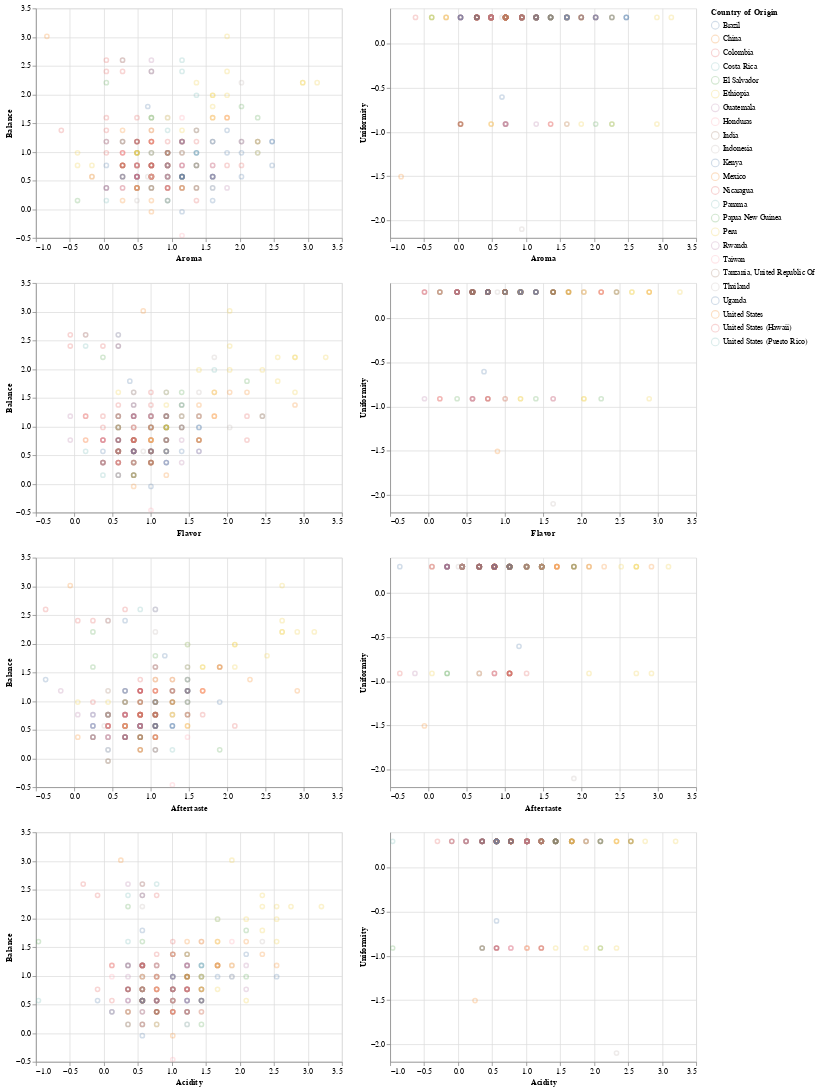

This figure's notebook cell:
### Markdown cell above
As shown below, we have a very scattered and large spread ofthe data. This suggests that the accuracy of our model will likely be a lot lower than expected simply due to how widespread our data points are.

### Code cell
tidy_coffee_cluster_k5_df[tidy_coffee_cluster_k5_df["Region"]=="Ethiopia"].count()
tidy_coffee_cluster_k5_df[tidy_coffee_cluster_k5_df["Country of Origin"]=="Columbia"].count()
tidy_coffee_cluster_k5_df[tidy_coffee_cluster_k5_df["Country of Origin"]=="Brazil"].count()
alt.Chart(tidy_coffee_cluster_k5_df).mark_point(opacity=0.25).encode(
    x=alt.X(alt.repeat("row"),type="quantitative"),
    y=alt.Y(alt.repeat("column"),type="quantitative"),
    color=alt.Color("Country of Origin"),
   tooltip =["Species","Country of Origin","Region","Aroma", "Flavor","Aftertaste", "Acidity","Balance",	"Uniformity","cluster"]).repeat(
        row=["Aroma", "Flavor","Aftertaste", "Acidity"],
        column=["Balance",	"Uniformity"]
    ).interactive()

### Figure 1 — Vega-Lite specification as saved in the notebook (floating-point values rounded to 4 significant figures; data arrays with more than 128 entries replaced by an {"elided": "..."} marker saying what was removed)
{"config": {"view": {"continuousWidth": 400, "continuousHeight": 300}}, "repeat": {"column": ["Balance", "Uniformity"], "row": ["Aroma", "Flavor", "Aftertaste", "Acidity"]}, "spec": {"data": {"name": "data-ed2352d061f3143085e55213788908ec"}, "mark": {"type": "point", "opacity": 0.25}, "encoding": {"color": {"field": "Country of Origin", "type": "nominal"}, "tooltip": [{"field": "Species", "type": "nominal"}, {"field": "Country of Origin", "type": "nominal"}, {"field": "Region", "type": "nominal"}, {"field": "Aroma", "type": "quantitative"}, {"field": "Flavor", "type": "quantitative"}, {"field": "Aftertaste", "type": "quantitative"}, {"field": "Acidity", "type": "quantitative"}, {"field": "Balance", "type": "quantitative"}, {"field": "Uniformity", "type": "quantitative"}, {"field": "cluster", "type": "quantitative"}], "x": {"field": {"repeat": "row"}, "type": "quantitative"}, "y": {"field": {"repeat": "column"}, "type": "quantitative"}}, "selection": {"selector003": {"type": "interval", "bind": "scales", "encodings": ["x", "y"]}}}, "$schema": "https://vega.github.io/schema/vega-lite/v4.17.0.json", "datasets": {"data-ed2352d061f3143085e55213788908ec": {"elided": "264 records"}}}
